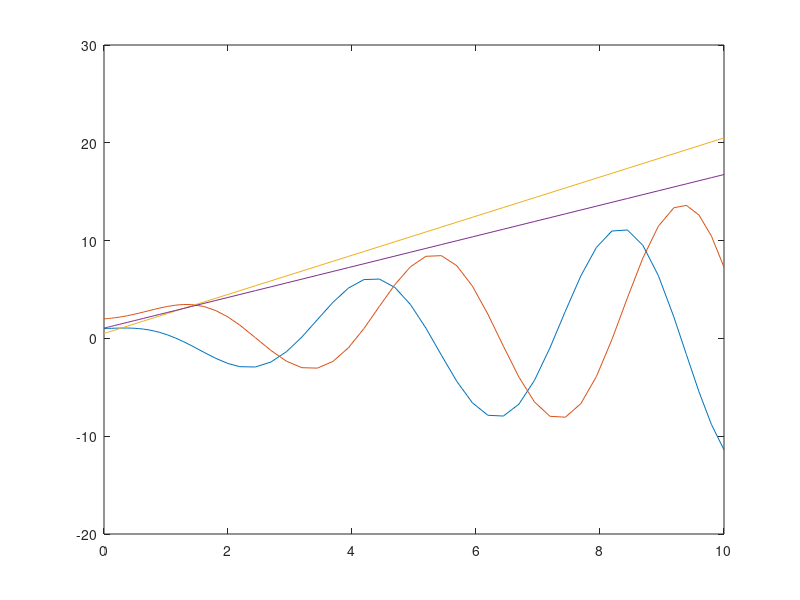
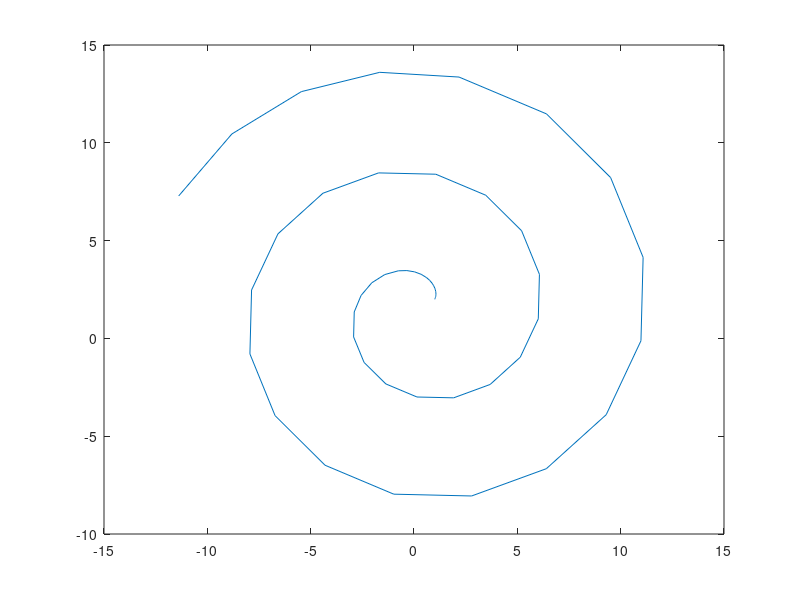

The MATLAB source for these figures, in order:
u = [2; pi/2;];

f = @(t, x) [x(3)*cos(x(4)); x(3)*sin(x(4)); u(1); u(2)];

x0 = [1; 2; 0.5; pi / 3];
ts = [0 10];
AbsTol = [0.01; 0.01; 0.02; pi / 90];
RelTol = AbsTol;

%ptions = odeset("AbsTol", norm(AbsTol), "RelTol", norm(RelTol));
[ts2, x] = ode45(f, ts, x0);%, options);

figure(1);
plot(ts2, x');

figure(2);
plot(x(:,1), x(:,2));

[steps, ~] = size(x);
x(steps, :)'